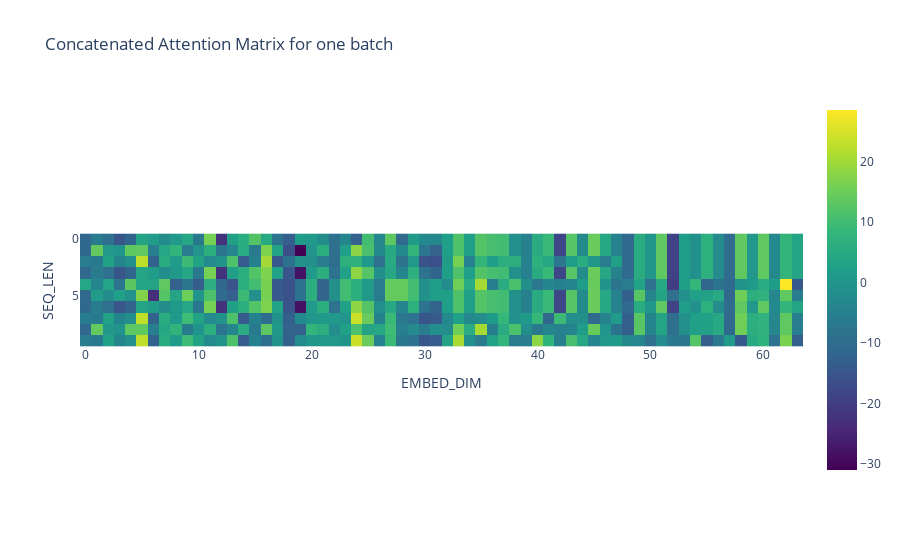

The notebook cell this image was saved under:
### Code cell
# transpose the matrix to (BATCH_SIZE, SEQ_LEN, N_HEADS, D_K)
# so that N_HEADS and D_K are trailing, call reshape to concatenate the N_HEADS D_K vectors
attention_matrix = attention_matrix.transpose(1, 2, 0, 3).reshape(BATCH_SIZE, SEQ_LEN, -1)
print(attention_matrix.shape)
px.imshow(attention_matrix[0], title="Concatenated Attention Matrix for one batch", labels=dict(x="EMBED_DIM", y="SEQ_LEN"), color_continuous_scale="VIRIDIS")

### Figure 1 — Plotly figure (JSON) as saved in the notebook; plotly's stock layout.template omitted (floating-point values rounded to 4 significant figures; data arrays with more than 128 entries replaced by an {"elided": "..."} marker saying what was removed)
{"data": [{"coloraxis": "coloraxis", "hovertemplate": "EMBED_DIM: %{x}<br>SEQ_LEN: %{y}<br>color: %{z}<extra></extra>", "name": "0", "type": "heatmap", "xaxis": "x", "yaxis": "y", "z": {"elided": "10x64 float values"}}], "layout": {"coloraxis": {"colorscale": [[0, "#440154"], [0.1111, "#482878"], [0.2222, "#3e4989"], [0.3333, "#31688e"], [0.4444, "#26828e"], [0.5556, "#1f9e89"], [0.6667, "#35b779"], [0.7778, "#6ece58"], [0.8889, "#b5de2b"], [1, "#fde725"]]}, "title": {"text": "Concatenated Attention Matrix for one batch"}, "xaxis": {"anchor": "y", "constrain": "domain", "domain": [0, 1], "scaleanchor": "y", "title": {"text": "EMBED_DIM"}}, "yaxis": {"anchor": "x", "autorange": "reversed", "constrain": "domain", "domain": [0, 1], "title": {"text": "SEQ_LEN"}}}}
